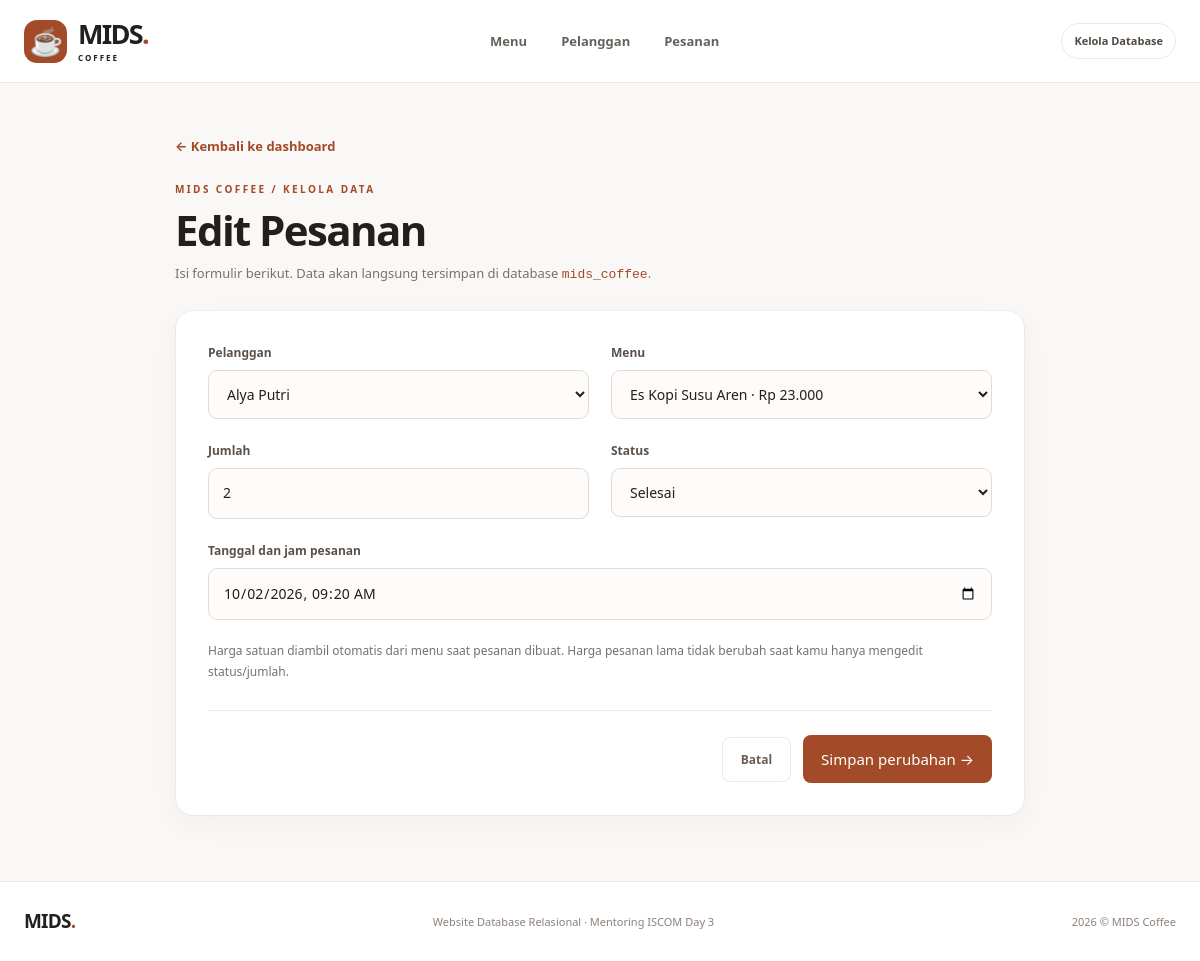
/manage.php?type=pesanan&action=edit&id=1, run on the app's committed database.
### tables this page shows
CREATE TABLE pesanan (
    id_pesanan INT UNSIGNED AUTO_INCREMENT PRIMARY KEY,
    id_pelanggan INT UNSIGNED NOT NULL,
    id_menu INT UNSIGNED NOT NULL,
    jumlah INT UNSIGNED NOT NULL DEFAULT 1,
    harga_satuan DECIMAL(10,2) NOT NULL,
    tanggal_pesanan DATETIME NOT NULL,
    status ENUM('Diproses', 'Selesai', 'Dibatalkan') NOT NULL DEFAULT 'Diproses',
    CONSTRAINT fk_pesanan_pelanggan
        FOREIGN KEY (id_pelanggan) REFERENCES pelanggan (id_pelanggan)
        ON UPDATE CASCADE ON DELETE RESTRICT,
    CONSTRAINT fk_pesanan_menu
        FOREIGN KEY (id_menu) REFERENCES menu (id_menu)
        ON UPDATE CASCADE ON DELETE RESTRICT
);

CREATE TABLE pelanggan (
    id_pelanggan INT UNSIGNED AUTO_INCREMENT PRIMARY KEY,
    nama_pelanggan VARCHAR(100) NOT NULL,
    email VARCHAR(120) NOT NULL UNIQUE,
    no_telepon VARCHAR(20) NOT NULL,
    tanggal_daftar DATE NOT NULL
);

CREATE TABLE menu (
    id_menu INT UNSIGNED AUTO_INCREMENT PRIMARY KEY,
    nama_menu VARCHAR(100) NOT NULL,
    kategori ENUM('Kopi', 'Non-Kopi', 'Makanan') NOT NULL,
    harga DECIMAL(10,2) NOT NULL,
    tersedia TINYINT(1) NOT NULL DEFAULT 1
);

### manage.php (the view, shortened to what this page needs)
<?php
function esc(mixed $value): string
{
    return htmlspecialchars((string) $value, ENT_QUOTES | ENT_SUBSTITUTE, 'UTF-8');
}
function positiveId(mixed $raw): int
{
    $id = filter_var($raw, FILTER_VALIDATE_INT, ['options' => ['min_range' => 1]]);
    return $id === false ? 0 : (int) $id;
}
function oneRow(mysqli $db, string $sql, int $id): ?array
{
    $stmt = $db->prepare($sql);
    $stmt->bind_param('i', $id);
    $stmt->execute();
    $row = $stmt->get_result()->fetch_assoc();
    return $row ?: null;
}
$isPost = ($_SERVER['REQUEST_METHOD'] ?? 'GET') === 'POST';
$source = $isPost ? $_POST : $_GET;
$type = (string) ($source['type'] ?? '');
$action = (string) ($source['action'] ?? 'create');
$id = positiveId($source['id'] ?? 0);
$labels = ['menu' => 'Menu', 'pelanggan' => 'Pelanggan', 'pesanan' => 'Pesanan'];
$errors = [];
$values = [];
$choicesMenu = [];
$choicesPelanggan = [];
$databaseError = false;
try {
    $db = require __DIR__ . '/services/config.php';
    if ($isPost) {
        $values = array_map(static fn($v) => is_string($v) ? trim($v) : '', $_POST);
        if ($action === 'edit' && $type !== 'pesanan') {
            $pk = $type === 'menu' ? 'id_menu' : 'id_pelanggan';
            if (!oneRow($db, "SELECT {$pk} FROM {$type} WHERE {$pk}=?", $id)) {
                $errors[] = 'Data yang ingin diedit tidak ditemukan.';
            }
        }
        if ($type === 'menu') {
            $name = (string) ($values['nama_menu'] ?? '');
            $category = (string) ($values['kategori'] ?? '');
            $priceRaw = (string) ($values['harga'] ?? '');
            $availableRaw = (string) ($values['tersedia'] ?? '');
            if ($name === '' || strlen($name) > 100) $errors[] = 'Nama menu wajib diisi (maksimal 100 karakter).';
            if (!in_array($category, ['Kopi', 'Non-Kopi', 'Makanan'], true)) $errors[] = 'Pilih kategori menu yang benar.';
            if (!preg_match('/^\d{1,8}(?:\.\d{1,2})?$/D', $priceRaw) || (float) $priceRaw <= 0) $errors[] = 'Harga harus lebih besar dari 0, maksimal 2 angka desimal.';
            if (!in_array($availableRaw, ['0', '1'], true)) $errors[] = 'Pilih status ketersediaan.';
            if (!$errors) {
                $price = (float) $priceRaw;
                $available = (int) $availableRaw;
                if ($action === 'create') {
                    runStatement($db, 'INSERT INTO menu (nama_menu, kategori, harga, tersedia) VALUES (?, ?, ?, ?)', 'ssdi', $name, $category, $price, $available);
                } else {
                    runStatement($db, 'UPDATE menu SET nama_menu=?, kategori=?, harga=?, tersedia=? WHERE id_menu=?', 'ssdii', $name, $category, $price, $available, $id);
                }
            }
        } elseif ($type === 'pelanggan') {
            $name = (string) ($values['nama_pelanggan'] ?? '');
            $email = (string) ($values['email'] ?? '');
            $phone = (string) ($values['no_telepon'] ?? '');
            $joined = (string) ($values['tanggal_daftar'] ?? '');
            $dt = DateTimeImmutable::createFromFormat('!Y-m-d', $joined);
            if ($name === '' || strlen($name) > 100) $errors[] = 'Nama pelanggan wajib diisi (maksimal 100 karakter).';
            if (!filter_var($email, FILTER_VALIDATE_EMAIL) || strlen($email) > 120) $errors[] = 'Masukkan alamat email yang valid.';
            if (!preg_match('/^[0-9+()\s-]{8,20}$/D', $phone)) $errors[] = 'Nomor telepon harus 8–20 karakter (angka, spasi, +, atau -).';
            if (!$dt || $dt->format('Y-m-d') !== $joined) $errors[] = 'Tanggal daftar tidak valid.';
            if (!$errors) {
                if ($action === 'create') {
                    runStatement($db, 'INSERT INTO pelanggan (nama_pelanggan, email, no_telepon, tanggal_daftar) VALUES (?, ?, ?, ?)', 'ssss', $name, $email, $phone, $joined);
                } else {
                    runStatement($db, 'UPDATE pelanggan SET nama_pelanggan=?, email=?, no_telepon=?, tanggal_daftar=? WHERE id_pelanggan=?', 'ssssi', $name, $email, $phone, $joined, $id);
                }
            }
        } else {
            $customerId = positiveId($values['id_pelanggan'] ?? 0);
            $menuId = positiveId($values['id_menu'] ?? 0);
            $quantity = positiveId($values['jumlah'] ?? 0);
            $status = (string) ($values['status'] ?? '');
            $dateRaw = (string) ($values['tanggal_pesanan'] ?? '');
            $when = DateTimeImmutable::createFromFormat('!Y-m-d\TH:i', $dateRaw);
            if ($customerId < 1 || !oneRow($db, 'SELECT id_pelanggan FROM pelanggan WHERE id_pelanggan=?', $customerId)) $errors[] = 'Pilih pelanggan yang tersedia.';
            $selectedMenu = $menuId ? oneRow($db, 'SELECT id_menu, harga, tersedia FROM menu WHERE id_menu=?', $menuId) : null;
            if (!$selectedMenu) $errors[] = 'Pilih menu yang tersedia.';
            if ($quantity < 1 || $quantity > 1000) $errors[] = 'Jumlah pesanan harus antara 1 dan 1000.';
            if (!in_array($status, ['Diproses', 'Selesai', 'Dibatalkan'], true)) $errors[] = 'Pilih status pesanan.';
            if (!$when || $when->format('Y-m-d\TH:i') !== $dateRaw) $errors[] = 'Tanggal dan jam pesanan tidak valid.';
            $existing = $action === 'edit'
                ? oneRow($db, 'SELECT id_menu, harga_satuan FROM pesanan WHERE id_pesanan=?', $id)
                : null;
            if ($action === 'edit' && !$existing) $errors[] = 'Pesanan yang ingin diedit tidak ditemukan.';
            if ($selectedMenu && (int) $selectedMenu['tersedia'] === 0 && ($action === 'create' || (int) ($existing['id_menu'] ?? 0) !== $menuId)) {
                $errors[] = 'Menu habis tidak dapat dipilih untuk pesanan baru.';
            }
            if (!$errors) {
                $unitPrice = $existing && (int) $existing['id_menu'] === $menuId
                    ? (float) $existing['harga_satuan'] : (float) $selectedMenu['harga'];
                $date = $when->format('Y-m-d H:i:s');
                if ($action === 'create') {
                    runStatement($db, 'INSERT INTO pesanan (id_pelanggan, id_menu, jumlah, harga_satuan, tanggal_pesanan, status) VALUES (?, ?, ?, ?, ?, ?)', 'iiidss', $customerId, $menuId, $quantity, $unitPrice, $date, $status);
                } else {
                    runStatement($db, 'UPDATE pesanan SET id_pelanggan=?, id_menu=?, jumlah=?, harga_satuan=?, tanggal_pesanan=?, status=? WHERE id_pesanan=?', 'iiidssi', $customerId, $menuId, $quantity, $unitPrice, $date, $status, $id);
                }
            }
        }
        if (!$errors) {
            $_SESSION['flash'] = ['kind' => 'success', 'text' => ucfirst($type) . ($action === 'create' ? ' berhasil ditambahkan.' : ' berhasil diperbarui.')];
            $db->close();
            goHome($type);
        }
    } elseif ($action === 'edit') {
        $pk = ['menu' => 'id_menu', 'pelanggan' => 'id_pelanggan', 'pesanan' => 'id_pesanan'][$type];
        $values = oneRow($db, "SELECT * FROM {$type} WHERE {$pk} = ?", $id) ?? [];
        if ($type === 'pesanan') {
            $values['tanggal_pesanan'] = date('Y-m-d\TH:i', strtotime((string) $values['tanggal_pesanan']));
        }
    } else {
        $values = [
            'kategori' => 'Kopi', 'tersedia' => '1',
            'tanggal_daftar' => date('Y-m-d'), 'tanggal_pesanan' => date('Y-m-d\TH:i'),
            'jumlah' => '1', 'status' => 'Diproses',
        ];
    }
    if ($type === 'pesanan') {
        $result = $db->query('SELECT id_pelanggan, nama_pelanggan FROM pelanggan ORDER BY nama_pelanggan');
        while ($row = $result->fetch_assoc()) $choicesPelanggan[] = $row;
        $result = $db->query('SELECT id_menu, nama_menu, harga, tersedia FROM menu ORDER BY nama_menu');
        while ($row = $result->fetch_assoc()) $choicesMenu[] = $row;
    }
} catch (mysqli_sql_exception $ex) {
    error_log('[MIDS CRUD Database] ' . $ex->getMessage());
    if ((int) $ex->getCode() === 1062) {
        $errors[] = 'Email tersebut sudah digunakan pelanggan lain. Gunakan alamat email yang berbeda.';
    } elseif ((int) $ex->getCode() === 1451) {
        $errors[] = 'Data masih digunakan oleh pesanan lain dan tidak dapat dihapus.';
    } else {
        $errors[] = 'Perubahan belum disimpan. Periksa koneksi database dan coba lagi.';
    }
} catch (Throwable $ex) {
    error_log('[MIDS CRUD] ' . $ex->getMessage());
    $databaseError = true;
    $errors[] = 'Tidak dapat menghubungkan ke database. Periksa Laragon dan services/config.php.';
}
$pageTitle = ($action === 'create' ? 'Tambah ' : 'Edit ') . $labels[$type];
?>
<!doctype html>
<html lang="id">
<head>
  <link rel="stylesheet" href="css/style.css">
</head>
<body>
<header class="topbar"><div class="container topbar-inner">
  <a class="brand" href="index.php" aria-label="Kembali ke dashboard MIDS Coffee">
    <span class="brand-icon" aria-hidden="true">☕</span><span>MIDS<span class="brand-dot">.</span><small>COFFEE</small></span>
  </a>
  <nav class="top-links"><a href="index.php#menu">Menu</a><a href="index.php#pelanggan">Pelanggan</a><a href="index.php#pesanan">Pesanan</a></nav>
  <span class="topbar-badge">Kelola Database</span>
</div></header>
<main id="konten" class="container crud-page">
  <a class="back-link" href="index.php#<?= esc($type) ?>">← Kembali ke dashboard</a>
  <div class="crud-header"><p class="overline">MIDS COFFEE / KELOLA DATA</p><h1><?= esc($pageTitle) ?></h1><p>Isi formulir berikut. Data akan langsung tersimpan di database <code>mids_coffee</code>.</p></div>
  <form class="crud-card" method="post" action="manage.php" autocomplete="on">
    <?php if ($type === 'menu'): ?>
      <div class="form-grid">
        <label class="form-field form-wide">Nama menu
          <input name="nama_menu" type="text" required maxlength="100" placeholder="Contoh: Kopi Susu MIDS" value="<?= esc($values['nama_menu'] ?? '') ?>">
        </label>
        <label class="form-field">Kategori
          <select name="kategori" required>
            <?php foreach (['Kopi', 'Non-Kopi', 'Makanan'] as $category): ?>
              <option value="<?= esc($category) ?>" <?= ($values['kategori'] ?? '') === $category ? 'selected' : '' ?>><?= esc($category) ?></option>
            <?php endforeach; ?>
          </select>
        </label>
        <label class="form-field">Harga (Rupiah)
          <input name="harga" type="number" step="0.01" min="1" max="99999999" required value="<?= esc($values['harga'] ?? '') ?>" placeholder="23000">
        </label>
        <label class="form-field form-wide">Ketersediaan
          <select name="tersedia"><option value="1" <?= (string) ($values['tersedia'] ?? '1') === '1' ? 'selected' : '' ?>>Tersedia</option><option value="0" <?= (string) ($values['tersedia'] ?? '') === '0' ? 'selected' : '' ?>>Habis</option></select>
        </label>
      </div>
    <?php else: ?>
      <div class="form-grid">
        <label class="form-field">Pelanggan
          <select name="id_pelanggan" required>
            <?php foreach ($choicesPelanggan as $pl): ?><option value="<?= (int) $pl['id_pelanggan'] ?>" <?= (string) ($values['id_pelanggan'] ?? '') === (string) $pl['id_pelanggan'] ? 'selected' : '' ?>><?= esc($pl['nama_pelanggan']) ?></option><?php endforeach; ?>
          </select>
        </label>
        <label class="form-field">Menu
          <select name="id_menu" required>
            <?php foreach ($choicesMenu as $m): ?>
              <?php $disabled = (int) $m['tersedia'] === 0 && (string) ($values['id_menu'] ?? '') !== (string) $m['id_menu']; ?>
              <option value="<?= (int) $m['id_menu'] ?>" <?= $disabled ? 'disabled' : '' ?> <?= (string) ($values['id_menu'] ?? '') === (string) $m['id_menu'] ? 'selected' : '' ?>><?= esc($m['nama_menu']) ?> · Rp </option>
            <?php endforeach; ?>
          </select>
        </label>
        <label class="form-field">Jumlah
          <input type="number" name="jumlah" min="1" max="1000" required value="<?= esc($values['jumlah'] ?? '1') ?>">
        </label>
        <label class="form-field">Status
          <select name="status" required>
            <?php foreach (['Diproses', 'Selesai', 'Dibatalkan'] as $status): ?><option value="<?= $status ?>" <?= ($values['status'] ?? 'Diproses') === $status ? 'selected' : '' ?>><?= $status ?></option><?php endforeach; ?>
          </select>
        </label>
        <label class="form-field form-wide">Tanggal dan jam pesanan
          <input type="datetime-local" name="tanggal_pesanan" required value="<?= esc($values['tanggal_pesanan'] ?? '') ?>">
        </label>
      </div>
      <p class="form-note">Harga satuan diambil otomatis dari menu saat pesanan dibuat. Harga pesanan lama tidak berubah saat kamu hanya mengedit status/jumlah.</p>
    <?php endif; ?>
    <div class="form-actions"><a class="button-outline" href="index.php#<?= esc($type) ?>">Batal</a><button class="button-primary" type="submit" <?= $databaseError ? 'disabled' : '' ?>><?= $action === 'create' ? 'Tambah data' : 'Simpan perubahan' ?> →</button></div>
  </form>
</main>
<footer class="footer"><div class="container footer-inner"><span class="footer-logo">MIDS<span>.</span></span><p>Website Database Relasional · Mentoring ISCOM Day 3</p><span>2026 © MIDS Coffee</span></div></footer>
</body>
</html>

### data on the page
pesanan: id_pelanggan "Alya Putri", id_menu "Es Kopi Susu Aren · Rp 23.000", jumlah "2", status "Selesai"

### other printed values
$pageTitle "Edit Pesanan"
